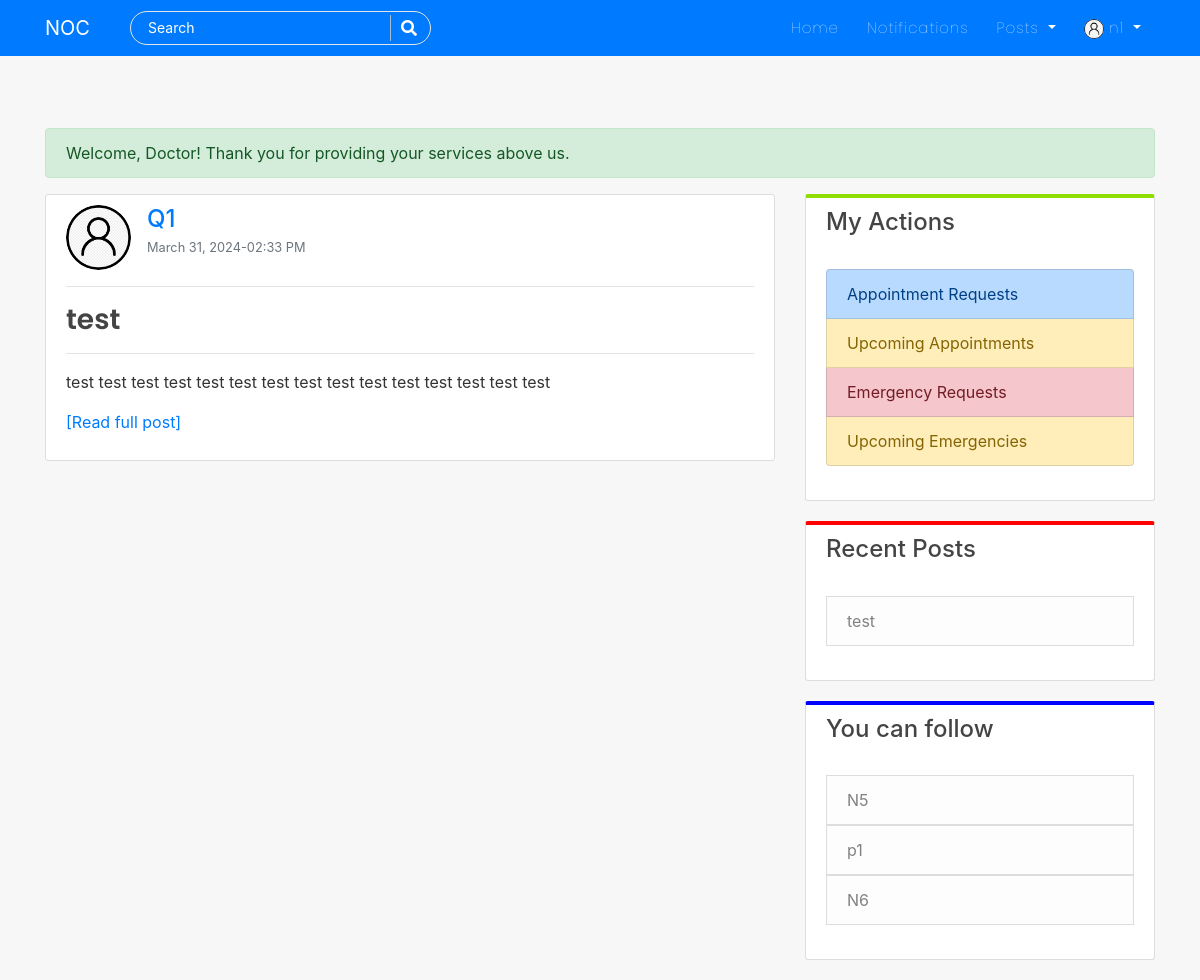
Screenshot of /home/ (signed in) with the database file from the repository.
### users/models.py (models this page shows, shortened)
class Profile(models.Model):
    USER_TYPE_CHOICES = (
        ('patient', 'Patient'),
        ('nurse', 'Nurse'),
    )
    user = models.OneToOneField(User, on_delete=models.CASCADE)
    is_online = models.BooleanField(default=False)
    following = models.ManyToManyField(User, related_name="following", blank=True)
    friends = models.ManyToManyField(User, related_name='my_friends', blank=True)
    bio = models.CharField(default="",blank=True,null=True,max_length=350)
    date_of_birth = models.CharField(blank=True,max_length=150)
    updated = models.DateTimeField(auto_now=True)
    created = models.DateTimeField(auto_now_add=True)
    image = models.ImageField(default='default.jpg', upload_to='profile_pics',blank=True, null=True)
    facebook_link = models.URLField(blank=True, null=True)
    twitter_link = models.URLField(blank=True, null=True)
    instagram_link = models.URLField(blank=True, null=True)
    linkedin_link = models.URLField(blank=True, null=True)
    user_type = models.CharField(max_length=10, choices=USER_TYPE_CHOICES,)
    is_available_for_emergencies = models.BooleanField(default=True)
    location = models.CharField(max_length=100,null=True)

### blog/models.py (models this page shows, shortened)
class Post(models.Model):
    title = models.CharField(max_length=150)
    content = RichTextField(blank=True, null=True)
    date_posted = models.DateTimeField(default=timezone.now)
    date_updated = models.DateTimeField(auto_now=True)
    author = models.ForeignKey(User, on_delete=models.CASCADE)
    likes = models.ManyToManyField(User, related_name="blogpost", blank=True)
    saves = models.ManyToManyField(User, related_name="blogsave", blank=True)

### blog/views.py (the view)
# urls.py: path('home/', PostListView.as_view(), name='blog-home'),
class PostListView(ListView):
    model = Post
    template_name = 'blog/home.html'
    context_object_name = 'posts'
    ordering = ['-date_posted']
    paginate_by = 5
    def get_context_data(self, *args,**kwargs):
        context = super(PostListView, self).get_context_data()
        users = list(User.objects.exclude(pk=self.request.user.pk))
        if len(users) > 3:
            cnt = 3
        else:
            cnt = len(users)
        random_users = random.sample(users, cnt)
        context['random_users'] = random_users
        return context

### blog/templates/blog/home.html (shortened to what this page needs)
{% extends "blog/base.html" %}
{% load static %}
{% block content %}
<div class="container mt-5">
  {% if user.profile.user_type == 'nurse' %}
    <div class="alert alert-success" role="alert">
      Welcome, Doctor! Thank you for providing your services above us.
    </div>
  {% elif user.profile.user_type == 'patient' %}
    <div class="alert alert-primary" role="alert">
      Welcome, Patient! We are here to help you.
    </div>
  {% endif %}
</div>
<div class="col-md-8">
    {% for post in posts %}
    <article class="content-section" style="overflow: auto; ">
      <div class="media">
          <img class="rounded-circle article-img " src="{{post.author.profile.image.url}}" alt="image">
          <div class="media-body">
              <p class="mb-0">
                <a class="mr-2 h4" href="{% url 'profile-detail-view' post.author.pk %}">{{ post.author }}</a>
              </p>
              <small class="text-muted">{{ post.date_posted|date:"F d, Y-h:i A" }}</small>
          </div>
      </div>
      <hr>
      <h3><a class="article-title" href="{% url 'post-detail' post.id %}">{{ post.title }}</a></h3>
      <hr>
      <p class="article-content">{{ post.content|safe|linebreaks|truncatewords_html:"20" }}<a href="{% url 'post-detail' post.id %}">[Read full post]</a></p>
    </article>
    {% endfor %}
</div>
<div class="col-md-4">
  <div class="content-section" style="border-top: 4px solid rgb(144, 221, 0);">
      <h4>My Actions</h4>
      <br>
        {% if user.profile.user_type == 'nurse' %}
        <ul class="list-group">
          <a href="{% url 'appointment_requests' %}" class="list-group-item list-group-item-action list-group-item-primary">Appointment Requests</a>
          <a href="{% url 'upcoming_appointments' %}" class="list-group-item list-group-item-action list-group-item-warning">Upcoming Appointments</a>
          <a href="{% url 'Emergency_requests' %}" class="list-group-item list-group-item-action list-group-item-danger">Emergency Requests</a>
          <a href="{% url 'upcoming_Emergency' %}" class="list-group-item list-group-item-action list-group-item-warning">Upcoming Emergencies</a>
        </ul>
        {% endif %}
      <br>
  </div>
  <div class="content-section" style="border-top: 4px solid red;">
    <h4>Recent Posts</h4>
    <br>
        <ul class="list-group">
            {% if posts.0 %}
              <a href="{% url 'post-detail' posts.0.pk %}"><li class="list-group-item list-group-item-light">{{ posts.0.title }}</li></a>
            {% endif %}
        </ul>
        <br>
</div>
  <div class="content-section " style="border-top: 4px solid blue;">
    <h4>You can follow</h4>
    <br>
        <ul class="list-group">
          {% for user in random_users %}
            <a href="{% url 'profile-detail-view' user.pk %}"><li class="list-group-item list-group-item-light">{{ user.username }}</li></a>
          {% endfor %}
        </ul>
        <br>
  </div>
</div>
{% endblock %}

### blog/templates/blog/navbar.html (shortened to what this page needs)
<nav class="navbar navbar-expand-lg navbar-dark bg-steel fixed-top">
    <div class="container">
      <a class="navbar-brand mr-4 pr-3" href="/">NOC</a>
      <div class="collapse navbar-collapse" id="navbarToggle">
        <div class="navbar-nav mr-auto">
          <div id="searchbar" >
            <form method="GET" action="/search">
              <input required name="query" id="search" type="text" placeholder="Search">
              <button class="search-btn" type="submit"><i class="fas fa-search"></i></button>
            </form>
          </div>
        </div>
        <div class="navbar-nav">
          <a class="nav-item nav-link" href="{% url 'blog-home' %}">Home</a>
          {% if user.is_authenticated %}
          <a class="nav-item nav-link" href="{% url 'show-notifications' %}">Notifications</a>
          <div class="dropdown">
            <a class="dropdown-toggle nav-link" href="#" role="button" id="dropdownMenuLink1" data-toggle="dropdown" aria-haspopup="true" aria-expanded="false">
              Posts
            </a>
          </div>
          {% endif %}
          {% if user.is_authenticated %}
            <div class="dropdown">
              <a class="dropdown-toggle nav-link" href="#" role="button" id="dropdownMenuLink2" data-toggle="dropdown" aria-haspopup="true" aria-expanded="false">
                <img class="rounded-circle" style="height: 20px; width: 20px;" src="{{user.profile.image.url}}" alt="">&nbsp;{{user|truncatechars:"10"}}
              </a>
            </div>
          {% else %}
            <a class="nav-item nav-link" href="{% url 'account_login' %}">Login</a>
            <a class="nav-item nav-link" href="{% url 'register' %}">Register</a>
          {% endif %}
        </div>
      </div>
    </div>
</nav>

### blog/static/blog/main.css (style rules this page uses)
body { background: #f7f7f7; color: #333333; margin-top: 5rem; scroll-behavior: smooth; }
h1, h2, h3, h4, h5, h6 { color: #444444; }
ul { margin: 0; }
.bg-steel { background: #007bff ; }
.site-header .navbar-nav .nav-link { color: #ffffff; font-family:'Poppins'; font-weight: 100; margin: 0px 6px; font-size: 15px; letter-spacing: 1px; }
.content-section { background: #ffffff; padding: 10px 20px; border: 1px solid #dddddd; border-radius: 3px; margin-bottom: 20px; }
.article-title { color: #444444; font-family: 'poppins'; font-weight: 600; }
.article-content { white-space: pre-line; }
.article-img { height: 65px; width: 65px; margin-right: 16px; }
#searchbar form { width: auto; display: flex; flex-direction: row; border-radius: 50px; padding: 3px 15px; background-color: transparent; border: 1px solid #e4e4e4; margin-right: 10px; }
#searchbar form input::placeholder { color: #fff; font-size: 14px; }
#searchbar form input { border: none; outline: none; color: #fff; font-size: 15px; flex: 1; background-color:transparent; }
.search-btn { color:#fff; border: none; width: 25px; padding-left: 10px; border-left: 1px solid rgba(202, 202, 202, 0.829); outline: none; background-color: transparent; }
.search-btn i { font-size: 16px; }

### rows the page displays
Post: author.profile.image (placeholder picture), author "Q1", date_posted "March 31, 2024-02:33 PM", title "test", content "test test test test test test test test test test test test test test test"

### other values shown
{{ user|truncatechars:"10" }} "n1"
{{ user.username }} "N5"
{{ user.username }} "p1"
{{ user.username }} "N6"
